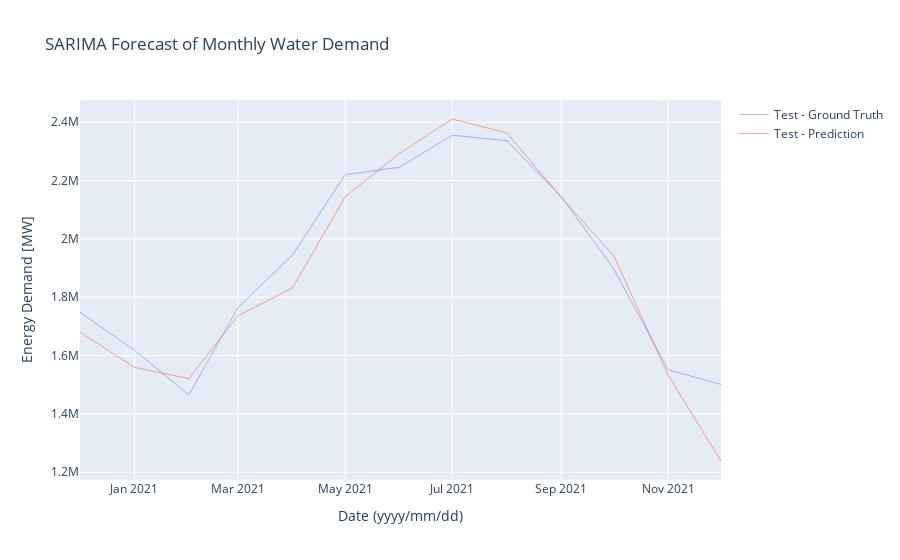

The cell this chart's notebook holds for it:
### Code cell
import pandas as pd
from statsmodels.tsa.statespace.sarimax import SARIMAX
import numpy as np
import plotly.graph_objects as go

exp_smooth_train = train['demand']
exp_smooth_test = test['demand']

# Tạo mô hình SARIMA với tham số tốt nhất
model = SARIMAX(exp_smooth_train,
                order=(1, 3, 2),  # Best Order from grid search
                seasonal_order=(1, 1, 0, 12),  # Best Seasonal Order from grid search
                enforce_stationarity=False,
                enforce_invertibility=False)

# Huấn luyện mô hình
sarima_fit = model.fit(disp=False)

# Dự đoán với mô hình SARIMA
y_hat_sarima = sarima_fit.get_forecast(steps=len(exp_smooth_test)).predicted_mean

# Tạo DataFrame cho dự đoán SARIMA
sarima_forecast = pd.DataFrame({
    'ds': exp_smooth_test.index,
    'yhat': y_hat_sarima
})

# Biểu đồ dự đoán so với thực tế
fig = go.Figure()
fig.add_trace(go.Scatter(x=exp_smooth_test.index, y=exp_smooth_test,
                         mode='lines',
                         name='Test - Ground Truth'))
fig.add_trace(go.Scatter(x=sarima_forecast.ds, y=sarima_forecast.yhat,
                         mode='lines', 
                         name='Test - Prediction'))

# Điều chỉnh bố cục
fig.update_traces(line=dict(width=0.5))
fig.update_layout(title='SARIMA Forecast of Monthly Water Demand',
                  xaxis_title='Date (yyyy/mm/dd)',
                  yaxis_title='Energy Demand [MW]')
fig.show()

# Tính toán MAPE
def mape(y_true, y_pred):
    """ Mean Absolute Percentage Error """
    
    # convert to numpy arrays
    y_true, y_pred = np.array(y_true), np.array(y_pred)
    
    # take the percentage error
    pe = (y_true - y_pred) / y_true
    
    # take the absolute values
    ape = np.abs(pe)
    
    # quantify the performance in a single number
    mape = np.mean(ape)
    
    return f'{mape*100:.2f}%'

# Tính toán MAPE
mape_value = mape(exp_smooth_test, y_hat_sarima)
print(f'MAPE for SARIMA\'s predictions: {mape_value}')

### Figure 1 — Plotly figure (JSON) as saved in the notebook; plotly's stock layout.template omitted (floating-point values rounded to 4 significant figures)
{"data": [{"line": {"width": 0.5}, "mode": "lines", "name": "Test - Ground Truth", "type": "scatter", "x": ["2020-12-01T00:00:00", "2021-01-01T00:00:00", "2021-02-01T00:00:00", "2021-03-01T00:00:00", "2021-04-01T00:00:00", "2021-05-01T00:00:00", "2021-06-01T00:00:00", "2021-07-01T00:00:00", "2021-08-01T00:00:00", "2021-09-01T00:00:00", "2021-10-01T00:00:00", "2021-11-01T00:00:00", "2021-12-01T00:00:00"], "y": [1748000.0, 1618000.0, 1465000.0, 1765000.0, 1945000.0, 2220000.0, 2246000.0, 2356000.0, 2337000.0, 2146000.0, 1897000.0, 1551000.0, 1501000.0]}, {"line": {"width": 0.5}, "mode": "lines", "name": "Test - Prediction", "type": "scatter", "x": ["2020-12-01T00:00:00", "2021-01-01T00:00:00", "2021-02-01T00:00:00", "2021-03-01T00:00:00", "2021-04-01T00:00:00", "2021-05-01T00:00:00", "2021-06-01T00:00:00", "2021-07-01T00:00:00", "2021-08-01T00:00:00", "2021-09-01T00:00:00", "2021-10-01T00:00:00", "2021-11-01T00:00:00", "2021-12-01T00:00:00"], "y": [1680000.0, 1560000.0, 1521000.0, 1737000.0, 1832000.0, 2145000.0, 2294000.0, 2411000.0, 2363000.0, 2142000.0, 1942000.0, 1532000.0, 1239000.0]}], "layout": {"title": {"text": "SARIMA Forecast of Monthly Water Demand"}, "xaxis": {"title": {"text": "Date (yyyy/mm/dd)"}}, "yaxis": {"title": {"text": "Energy Demand [MW]"}}}}
